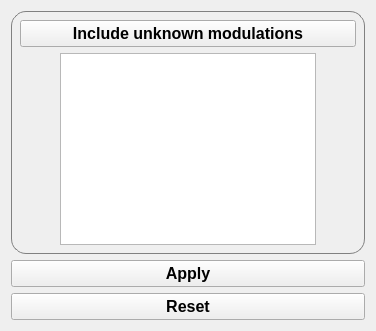
           <widget class="QWidget" name="tab_6">
            <attribute name="title">
             <string>Mode</string>
            </attribute>
            <layout class="QVBoxLayout" name="verticalLayout_10">
             <item>
              <widget class="QWidget" name="mode_filter_container" native="true">
               <property name="styleSheet">
                <string notr="true">QWidget#mode_filter_container {
	border: 1px solid gray;
	border-radius: 15px;
}

QWidget#FM_container,  QWidget#SK_container, QWidget#SB_container{
	border: 1px solid gray;
	border-radius: 10px;
}

QWidget#xFM_container,  QWidget#xSK_container, QWidget#xSB_container{
	border: 1px solid gray;
	border-radius: 8px;
}</string>
               </property>
               <layout class="QVBoxLayout" name="verticalLayout_11">
                <item>
                 <widget class="QPushButton" name="include_unknown_modes_btn">
                  <property name="font">
                   <font>
                    <pointsize>12</pointsize>
                    <weight>75</weight>
                    <bold>true</bold>
                   </font>
                  </property>
                  <property name="text">
                   <string>Include unknown modulations</string>
                  </property>
                  <property name="checkable">
                   <bool>true</bool>
                  </property>
                 </widget>
                </item>
                <item>
                 <layout class="QHBoxLayout" name="horizontalLayout_26">
                  <item>
                   <spacer name="horizontalSpacer">
                    <property name="orientation">
                     <enum>Qt::Horizontal</enum>
                    </property>
                    <property name="sizeHint" stdset="0">
                     <size>
                      <width>40</width>
                      <height>20</height>
                     </size>
                    </property>
                   </spacer>
                  </item>
                  <item>
                   <widget class="QTreeWidget" name="mode_tree_widget">
                    <property name="font">
                     <font>
                      <pointsize>12</pointsize>
                      <weight>75</weight>
                      <bold>true</bold>
                     </font>
                    </property>
                    <property name="editTriggers">
                     <set>QAbstractItemView::NoEditTriggers</set>
                    </property>
                    <property name="selectionMode">
                     <enum>QAbstractItemView::MultiSelection</enum>
                    </property>
                    <property name="selectionBehavior">
                     <enum>QAbstractItemView::SelectItems</enum>
                    </property>
                    <property name="animated">
                     <bool>true</bool>
                    </property>
                    <property name="headerHidden">
                     <bool>true</bool>
                    </property>
                    <property name="columnCount">
                     <number>1</number>
                    </property>
                    <column>
                     <property name="text">
                      <string notr="true">1</string>
                     </property>
                    </column>
                   </widget>
                  </item>
                  <item>
                   <spacer name="horizontalSpacer_2">
                    <property name="orientation">
                     <enum>Qt::Horizontal</enum>
                    </property>
                    <property name="sizeHint" stdset="0">
                     <size>
                      <width>40</width>
                      <height>20</height>
                     </size>
                    </property>
                   </spacer>
                  </item>
                 </layout>
                </item>
               </layout>
              </widget>
             </item>
             <item>
              <widget class="DoubleTextButton" name="apply_remove_mode_filter_btn">
               <property name="font">
                <font>
                 <pointsize>12</pointsize>
                 <weight>75</weight>
                 <bold>true</bold>
                </font>
               </property>
               <property name="text">
                <string>Apply</string>
               </property>
               <property name="checkable">
                <bool>true</bool>
               </property>
              </widget>
             </item>
             <item>
              <widget class="QPushButton" name="reset_mode_filters_btn">
               <property name="font">
                <font>
                 <pointsize>12</pointsize>
                 <weight>75</weight>
                 <bold>true</bold>
                </font>
               </property>
               <property name="text">
                <string>Reset</string>
               </property>
              </widget>
             </item>
            </layout>
           </widget>
